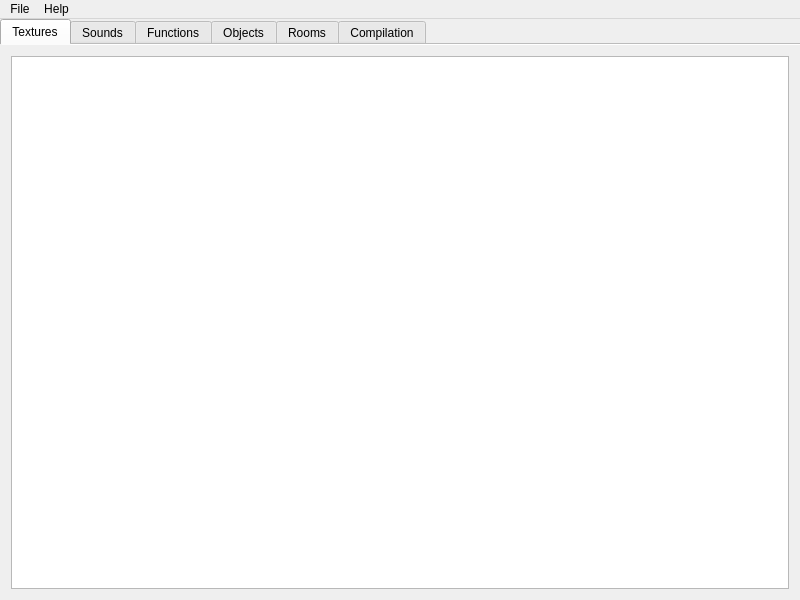
<?xml version="1.0" encoding="UTF-8"?>
<ui version="4.0">
 <class>MainWindow</class>
 <widget class="QMainWindow" name="MainWindow">
  <property name="geometry">
   <rect>
    <x>0</x>
    <y>0</y>
    <width>800</width>
    <height>600</height>
   </rect>
  </property>
  <property name="windowTitle">
   <string>MainWindow</string>
  </property>
  <property name="windowIcon">
   <iconset>
    <normaloff>Icons/window.ico</normaloff>Icons/window.ico</iconset>
  </property>
  <property name="documentMode">
   <bool>false</bool>
  </property>
  <property name="tabShape">
   <enum>QTabWidget::Rounded</enum>
  </property>
  <widget class="QWidget" name="centralWidget">
   <layout class="QGridLayout" name="gridLayout_3">
    <property name="leftMargin">
     <number>0</number>
    </property>
    <property name="topMargin">
     <number>0</number>
    </property>
    <property name="rightMargin">
     <number>0</number>
    </property>
    <property name="bottomMargin">
     <number>0</number>
    </property>
    <item row="0" column="0">
     <widget class="QTabWidget" name="tabWidget">
      <property name="enabled">
       <bool>true</bool>
      </property>
      <property name="currentIndex">
       <number>0</number>
      </property>
      <property name="documentMode">
       <bool>true</bool>
      </property>
      <property name="tabsClosable">
       <bool>false</bool>
      </property>
      <widget class="QWidget" name="tab_textures">
       <attribute name="icon">
        <iconset>
         <normaloff>Icons/sprites.png</normaloff>Icons/sprites.png</iconset>
       </attribute>
       <attribute name="title">
        <string>Textures</string>
       </attribute>
       <layout class="QGridLayout" name="gridLayout_5">
        <item row="0" column="0">
         <layout class="QGridLayout" name="gridLayout_textures">
          <item row="0" column="0">
           <widget class="QListWidget" name="listWidget">
            <property name="font">
             <font>
              <family>Consolas</family>
             </font>
            </property>
           </widget>
          </item>
         </layout>
        </item>
       </layout>
      </widget>
      <widget class="QWidget" name="tab_sounds">
       <attribute name="icon">
        <iconset>
         <normaloff>Icons/sounds.png</normaloff>Icons/sounds.png</iconset>
       </attribute>
       <attribute name="title">
        <string>Sounds</string>
       </attribute>
       <layout class="QGridLayout" name="gridLayout_6">
        <item row="0" column="0">
         <layout class="QGridLayout" name="gridLayout_sounds"/>
        </item>
       </layout>
      </widget>
      <widget class="QWidget" name="tab_functions">
       <attribute name="icon">
        <iconset>
         <normaloff>Icons/cog.png</normaloff>Icons/cog.png</iconset>
       </attribute>
       <attribute name="title">
        <string>Functions</string>
       </attribute>
       <layout class="QGridLayout" name="gridLayout_8">
        <item row="0" column="0">
         <layout class="QGridLayout" name="gridLayout_functions"/>
        </item>
       </layout>
      </widget>
      <widget class="QWidget" name="tab_objects">
       <attribute name="icon">
        <iconset>
         <normaloff>Icons/objects.png</normaloff>Icons/objects.png</iconset>
       </attribute>
       <attribute name="title">
        <string>Objects</string>
       </attribute>
       <layout class="QGridLayout" name="gridLayout_10">
        <item row="0" column="0">
         <layout class="QGridLayout" name="gridLayout_objects"/>
        </item>
       </layout>
      </widget>
      <widget class="QWidget" name="tab_rooms">
       <attribute name="icon">
        <iconset>
         <normaloff>Icons/rooms.png</normaloff>Icons/rooms.png</iconset>
       </attribute>
       <attribute name="title">
        <string>Rooms</string>
       </attribute>
       <layout class="QGridLayout" name="gridLayout_2">
        <item row="0" column="0">
         <layout class="QGridLayout" name="gridLayout_rooms"/>
        </item>
       </layout>
      </widget>
      <widget class="QWidget" name="tab_compilation">
       <attribute name="icon">
        <iconset>
         <normaloff>Icons/compilation.png</normaloff>Icons/compilation.png</iconset>
       </attribute>
       <attribute name="title">
        <string>Compilation</string>
       </attribute>
       <widget class="QGroupBox" name="groupBox">
        <property name="geometry">
         <rect>
          <x>20</x>
          <y>20</y>
          <width>281</width>
          <height>271</height>
         </rect>
        </property>
        <property name="title">
         <string>Settings</string>
        </property>
        <layout class="QGridLayout" name="gridLayout">
         <item row="2" column="0">
          <widget class="QLabel" name="label">
           <property name="text">
            <string>Window width:</string>
           </property>
          </widget>
         </item>
         <item row="1" column="0">
          <widget class="QLabel" name="label_2">
           <property name="text">
            <string>Window title:</string>
           </property>
          </widget>
         </item>
         <item row="7" column="0">
          <widget class="QCheckBox" name="checkBoxCursor">
           <property name="text">
            <string>Display the cursor</string>
           </property>
           <property name="checked">
            <bool>false</bool>
           </property>
          </widget>
         </item>
         <item row="2" column="1">
          <widget class="QSpinBox" name="spinBoxWidth">
           <property name="buttonSymbols">
            <enum>QAbstractSpinBox::NoButtons</enum>
           </property>
           <property name="minimum">
            <number>1</number>
           </property>
           <property name="maximum">
            <number>9999</number>
           </property>
           <property name="value">
            <number>800</number>
           </property>
          </widget>
         </item>
         <item row="3" column="1">
          <widget class="QSpinBox" name="spinBoxHeight">
           <property name="buttonSymbols">
            <enum>QAbstractSpinBox::NoButtons</enum>
           </property>
           <property name="minimum">
            <number>1</number>
           </property>
           <property name="maximum">
            <number>9999</number>
           </property>
           <property name="value">
            <number>600</number>
           </property>
          </widget>
         </item>
         <item row="5" column="0">
          <widget class="QCheckBox" name="checkBoxFullscreen">
           <property name="text">
            <string>Start in fullscreen mode</string>
           </property>
          </widget>
         </item>
         <item row="3" column="0">
          <widget class="QLabel" name="label_3">
           <property name="text">
            <string>Window height:</string>
           </property>
          </widget>
         </item>
         <item row="0" column="1">
          <widget class="QPushButton" name="pushButtonIcon">
           <property name="text">
            <string>Choose...</string>
           </property>
          </widget>
         </item>
         <item row="0" column="0">
          <widget class="QLabel" name="label_4">
           <property name="text">
            <string>Window icon:</string>
           </property>
          </widget>
         </item>
         <item row="1" column="1">
          <widget class="QLineEdit" name="lineEditTitle">
           <property name="text">
            <string>Title</string>
           </property>
          </widget>
         </item>
         <item row="4" column="0">
          <widget class="QLabel" name="label_5">
           <property name="text">
            <string>Fraps per second:</string>
           </property>
          </widget>
         </item>
         <item row="4" column="1">
          <widget class="QSpinBox" name="spinBoxFps">
           <property name="buttonSymbols">
            <enum>QAbstractSpinBox::NoButtons</enum>
           </property>
           <property name="minimum">
            <number>1</number>
           </property>
           <property name="maximum">
            <number>9999</number>
           </property>
           <property name="value">
            <number>60</number>
           </property>
          </widget>
         </item>
         <item row="6" column="0">
          <widget class="QCheckBox" name="checkBoxTextures">
           <property name="text">
            <string>External textures</string>
           </property>
          </widget>
         </item>
         <item row="7" column="1">
          <widget class="QCheckBox" name="checkBoxMinimize">
           <property name="text">
            <string>Minimizable window</string>
           </property>
          </widget>
         </item>
         <item row="6" column="1">
          <widget class="QCheckBox" name="checkBoxResize">
           <property name="text">
            <string>Resizeable window</string>
           </property>
          </widget>
         </item>
         <item row="5" column="1">
          <widget class="QCheckBox" name="checkBoxBorderless">
           <property name="text">
            <string>Borderless window</string>
           </property>
          </widget>
         </item>
        </layout>
       </widget>
       <widget class="QPushButton" name="pushButtonRun">
        <property name="geometry">
         <rect>
          <x>380</x>
          <y>60</y>
          <width>91</width>
          <height>31</height>
         </rect>
        </property>
        <property name="text">
         <string>Compile</string>
        </property>
        <property name="icon">
         <iconset>
          <normaloff>Icons/film.png</normaloff>Icons/film.png</iconset>
        </property>
       </widget>
      </widget>
     </widget>
    </item>
   </layout>
  </widget>
  <widget class="QMenuBar" name="menuBar">
   <property name="geometry">
    <rect>
     <x>0</x>
     <y>0</y>
     <width>800</width>
     <height>21</height>
    </rect>
   </property>
   <widget class="QMenu" name="menu">
    <property name="title">
     <string>File</string>
    </property>
    <addaction name="actionCreate"/>
    <addaction name="actionOpen"/>
    <addaction name="separator"/>
    <addaction name="actionExit"/>
   </widget>
   <widget class="QMenu" name="menu_2">
    <property name="title">
     <string>Help</string>
    </property>
    <addaction name="actionDocumentation"/>
    <addaction name="actionAbout"/>
   </widget>
   <addaction name="menu"/>
   <addaction name="menu_2"/>
  </widget>
  <action name="actionDocumentation">
   <property name="text">
    <string>Documentation</string>
   </property>
  </action>
  <action name="actionAbout">
   <property name="text">
    <string>About</string>
   </property>
  </action>
  <action name="actionCreate">
   <property name="text">
    <string>Create project</string>
   </property>
   <property name="toolTip">
    <string>Create project</string>
   </property>
  </action>
  <action name="actionOpen">
   <property name="text">
    <string>Open project</string>
   </property>
   <property name="toolTip">
    <string>Open project</string>
   </property>
  </action>
  <action name="actionExit">
   <property name="text">
    <string>Exit</string>
   </property>
  </action>
 </widget>
 <layoutdefault spacing="6" margin="11"/>
 <resources/>
 <connections/>
</ui>
